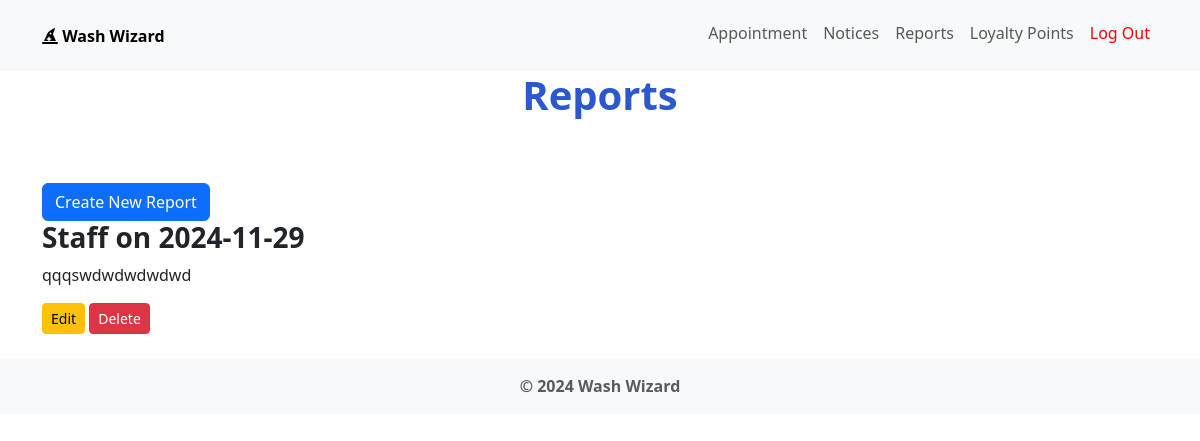
Screenshot of /reports/ (signed in) with the database file from the repository.
### app/models/report.py (models this page shows, shortened)
class Report(db.Model):
    id = db.Column(db.Integer, primary_key=True)
    account_id = db.Column(db.Integer, db.ForeignKey('account.id'), nullable=False)
    title = db.Column(db.String(255), nullable=False)
    content = db.Column(db.Text, nullable=False)
    created_at = db.Column(db.DateTime, default=db.func.now())
    account = db.relationship("Account", backref=db.backref("reports", lazy=True))

### app/controllers/report_controller.py (the view)
@report_bp.route("/", methods=["GET"])
@login_required
def list_reports():
    if g.user.is_admin:
        reports = Report.query.all()
    else:
        reports = Report.query.filter_by(account_id=session.get("user_id")).all()
    return render_template("report/reports.html", reports=reports)

### app/controllers/authentication_controller.py (called while the page is built)
@auth_bp.before_app_request
def load_logged_in_user():
    account_id = session.get('user_id')
    if account_id is None:
        g.user = None
    else:
        g.user = Account.query.get(account_id)

def login_required(view):
    @functools.wraps(view)
    def wrapped_view(**kwargs):
        if g.user is None:
            flash("Must be logged in.")
            return redirect(url_for('auth.login'))
        return view(**kwargs)
    return wrapped_view

### app/templates/report/reports.html (shortened to what this page needs)
{% extends 'layout.html'%}
{% block header %}
  <h1 class="text-center">{% block title %}Reports{% endblock %}</h1>
{% endblock %}
{% block content %}
    <a href="{{ url_for('report.create_report') }}" class="btn btn-primary mt-3">Create New Report</a>
    {% for report in reports %}
        <article>
            <div>
                <h3><b>{{report.title}} on {{ report.created_at.strftime("%Y-%m-%d") }}</b></h3>
                <p>{{report.content}}</p>
            </div>
            <a href="{{ url_for('report.edit_report', id=report.id) }}" class="btn btn-warning btn-sm">Edit</a>
            <form onsubmit="return confirm('Your report will be deleted!');" action="{{ url_for('report.delete_report', id=report.id) }}" method="POST" style="display:inline-block;">
                <button type="submit" class="btn btn-danger btn-sm">Delete</button>
            </form>
        </article>
    {% endfor %}
{% endblock %}

### app/static/css/style.css (style rules this page uses)
.text-center { color: #2c58ce; font-weight: bolder; }

### rows the page displays
Report: title "Staff", created_at "2024-11-29", content "qqqswdwdwdwdwd"
